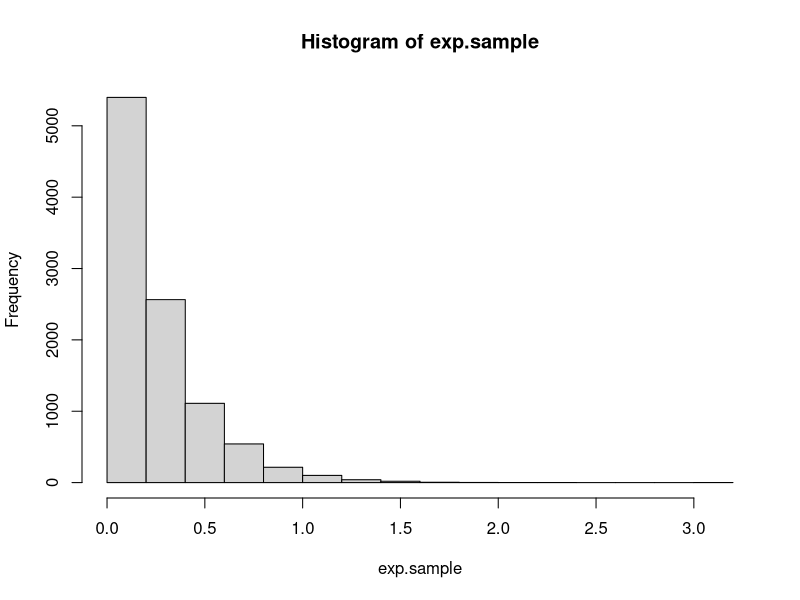
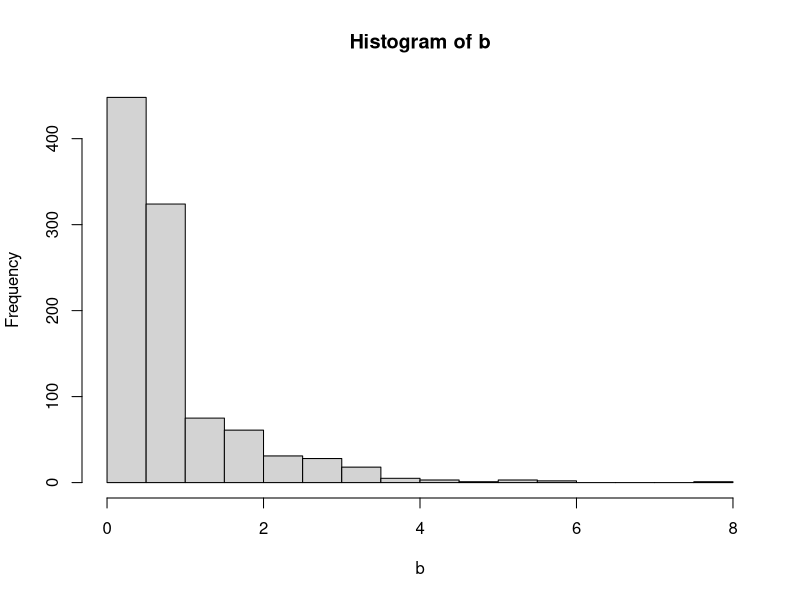
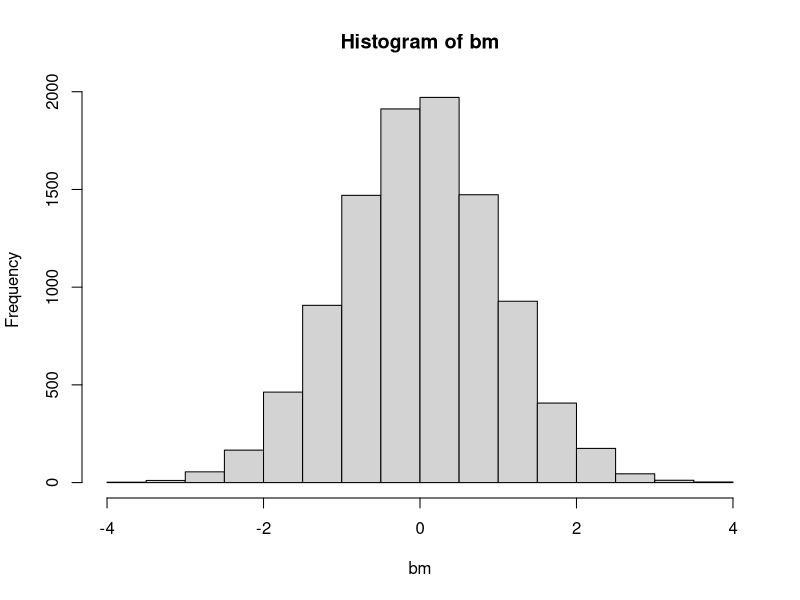
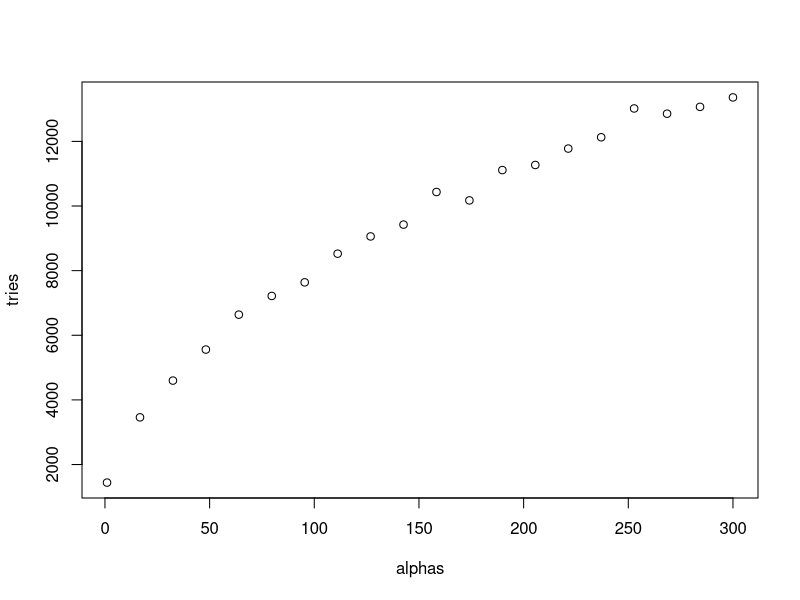
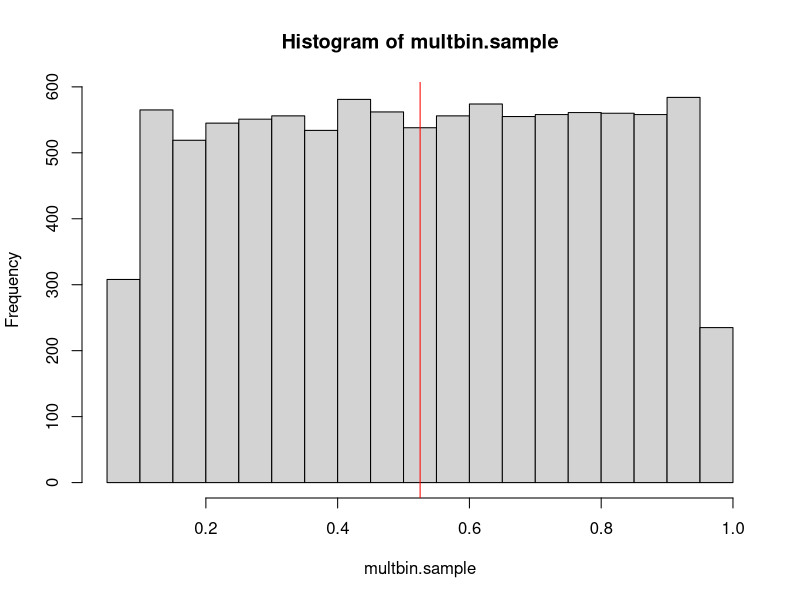

Write the R code that produced these figures, in order.
## ---- chunk 1
knitr::opts_chunk$set(echo = TRUE)
## ---- chunk 2
# Function to sample n times from exponential distribution
samples_exp = function(rate, n){
  u = runif(n)          # Sample from unif(0,1) distribution
  x = - log(u) / rate   # Compute values using inverse cdf
  return(x)             # Vector of n samples
}

# Function to print mean and variance
print.mean.var = function(n, m.emp, m.th, v.emp, v.th) {
  cat('Number of samples:', n)
  cat('\n\nEmpirical mean:', m.emp)
  cat('\nTheoretical mean:', m.th)
  cat('\n\nEmpirical variance:', v.emp)
  cat('\nTheoretical variance:', v.th)
}

# Check function
rate = 4                                        # Set rate parameter
n = 10000                                       # Number of samples
exp.sample = samples_exp(rate, n)               # Sample
hist(exp.sample)                                # Histogram of sample

mean.emp.exp = mean(exp.sample)                 # Empirical mean
mean.th.exp = 1 / rate                          # Theoretical mean

var.emp.exp = var(exp.sample)                   # Empirical variance
var.th.exp = 1 / rate^2                         # Theoretical variance

print.mean.var(n, mean.emp.exp, mean.th.exp, var.emp.exp, var.th.exp)  # Print values
## ---- chunk 3

samples_g = function(alpha, n) {
  c = alpha * exp(1) / (alpha + exp(1))
  u = runif(n)
  vec = rep(0, n)
  for(i in 1:length(u)){
    if(u[i]<= c/alpha) {vec[i] = (alpha * u[i] / c)^(1 / alpha)}
    else {vec[i] = -log(1/alpha + exp(-1) - u[i]/c)}
  }
  return(vec)
}

# Check solution
alpha = 0.8
c = alpha * exp(1) / (alpha + exp(1))
n = 1000
b = samples_g(alpha, n)
hist(b)

mean_emp = sum(b) / length(b)
mean_theo = c * (1/(alpha+1) + 2*exp(-1))
cat('Empirical mean:', mean_emp)
cat('\nTheoretical mean:', mean_theo)

var_emp = sum((b-mean_emp)^2) / (length(b)-1) 
var_theo = c * (1/(alpha+2) + 5*exp(-1)) - mean_theo^2
cat('\nEmpirical variance:', var_emp)
cat('\nTheoretical variance:', var_theo)
## ---- chunk 4

boxmuller = function(n) {
  u1 = runif(n)
  u2 = runif(n)
  r = sqrt(-2*log(u1))
  theta = 2*pi*u2
  x = r*cos(theta)
  #y = r*sin(theta)
  return(x)
}
bm = boxmuller(10000)
hist(bm)

mean_bm = sum(bm) / length(bm)
cat('Mean:', mean_bm)

var_bm = sum((bm-mean_bm)^2) / (length(bm)-1)
cat('\nVariance:', var_bm)
## ---- chunk 5
mult_normal = function(d, mu, sigma) {
  # mu must have length d, sigma dxd
  x = boxmuller(d)
  A = t(chol(sigma))  # lower triangular matrix
  y = mu + A %*% x    # y mult normal
  return(y)
}

# Check solution
mu = c(1,2)
sigma = cbind(c(1,0.5),c(0.5,1))

# Estimate mean and empirical variance
n = 1000
mu_est = rep(0,length(mu))
multnor.sample = matrix(NA,n,length(mu))
for(i in 1:n) {
  multnor = mult_normal(length(mu),mu,sigma)
  mu_est = mu_est + multnor
  multnor.sample[i,] = multnor
  }
mu_est = mu_est / n
mu_est

var(multnor.sample)

## ---- chunk 6
accprob = function(x,alpha) {
  if(x<1) {return(exp(-x))}
  else if(x>=1) {return(x^(alpha-1))}
}

gamma_rejsamp = function(n,alpha) {
  vec = rep(0,n)
  i = 1
  while(i<=n) {
    x = samples_g(alpha,1)
    u = runif(1)
    a = accprob(x,alpha)
    if(u<=a) {
      vec[i] = x
      i = i + 1
      }
  }
  return(vec)
}

alpha = 0.5
n = 10000
gamma.sample = gamma_rejsamp(n,alpha)
mean.emp = mean(gamma.sample)
mean.emp
mean.theo = alpha
mean.theo
var.emp = var(gamma.sample)
var.emp
var.theo = alpha
var.theo

## ---- chunk 7
inv.cdf.sampling = function(n,ab) {
  u = runif(n)
  x = log(ab*u)
  return(x)
}

samples.f = function(n,alpha) {
  vec = rep(0,n)
  i = 1
  a = ((alpha-1)/exp(1))^((alpha-1)/2)
  b = ((alpha+1)/exp(1))^((alpha+1)/2)
  tries = 0
  while(i<=n) {
    z1 = inv.cdf.sampling(1,a)
    z2 = inv.cdf.sampling(1,b)
    diff = z2 - z1
    limit = ((alpha-1)*diff - exp(diff)) / 2
    limit
    if(z1 <= limit) {
      vec[i] = exp(diff)
      i = i + 1
    }
    tries = tries + 1
  }
  return(c(tries,vec))
}

#Check function
alpha = 4
n = 10000
gamma.sample = samples.f(n,alpha)[-1]
mean.emp = mean(gamma.sample)
mean.emp
mean.theo = alpha
mean.theo
var.emp = var(gamma.sample)
var.emp
var.theo = alpha
var.theo


# Number of tries for different alphas
#alphas = seq(1,2000,length.out = 20)
alphas = seq(1,300,length.out = 20)
tries = rep(0,length(alphas))
for(i in 1:length(alphas)) {
  s = samples.f(1000,alphas[i])
  tries[i] = s[1]
}
plot(alphas,tries)
## ---- chunk 8

gamma = function(n,alpha,beta) {
  if(alpha<1) {return(gamma_rejsamp(n,alpha) / beta)}
  else if(alpha>1) {return(samples.f(n,alpha)[-1] / beta)}
  else {return(samples_exp(beta,n))}
}

# Test function
alpha = 0.5
beta = 2
n = 1000
gam.samp = gamma(n,alpha,beta)
mean.emp = mean(gam.samp)
mean.theo = alpha / beta
mean.emp
mean.theo

var.emp = var(gam.samp)
var.theo = alpha / beta^2
var.emp
var.theo

alpha = 1
beta = 2
n = 1000
gam.samp = gamma(n,alpha,beta)
mean.emp = mean(gam.samp)
mean.theo = alpha / beta
mean.emp
mean.theo

var.emp = var(gam.samp)
var.theo = alpha / beta^2
var.emp
var.theo

alpha = 10
beta = 2
n = 1000
gam.samp = gamma(n,alpha,beta)
mean.emp = mean(gam.samp)
mean.theo = alpha / beta
mean.emp
mean.theo

var.emp = var(gam.samp)
var.theo = alpha / beta^2
var.emp
var.theo

## ---- chunk 9
#Function for generating one Diriclet distributed variable with parameter alpha:
dirichlet <- function(alphas){
  zs = rep(0,length(alphas))
  for (k in 1:length(alphas)){
    zs[k] <- gamma(1,alphas[k],1)
  }
  return(zs/sum(zs))
}

#Testing
K = 3
alphas <- runif(K,0.1,5.0)
mean.theo <- alphas/sum(alphas)
dirichlet.samples <- rep(0,K)
for (i in 1:30){dirichlet.samples = dirichlet.samples + dirichlet(alphas)}
dirichlet.samples = dirichlet.samples/30
mean.theo
dirichlet.samples

## ---- chunk 10
ln.accprob = function(x) {
  lnc = (15 + sqrt(53809)) / 394
  return(125*log(2+x) + 38*log(1-x) + 34*log(x) - lnc)
}

multbinom = function(n) {
  vec = rep(0,n)
  i = 1
  while(i<=n) {
    theta = runif(1)
    lnu = log(runif(1))
    lna = ln.accprob(theta)
    if(lnu<=lna) {
      vec[i] = theta
      i = i + 1
      }
  }
  return(vec)
}

# Test 
multbin.sample = multbinom(10000)
multbin.mean.MC <- mean(multbin.sample)

hist(multbin.sample)
abline(v = multbin.mean.MC, col="red")

mean(multbin.sample)
var(multbin.sample)
# evt regne ut teoretiske verdier? 
## ---- chunk 11
multbin.prior <- function(x){
  return((2+x)^125*(1-x)^38*x^34)
}

multbin.integrand <- function(x){
  c <- integrate(multbin.prior,0,1)
  return((1/(c$value))*x*(2+x)^125*(1-x)^38*x^34)
}

multbin.mean.exact <- integrate(multbin.integrand,0,1)
multbin.mean.exact
